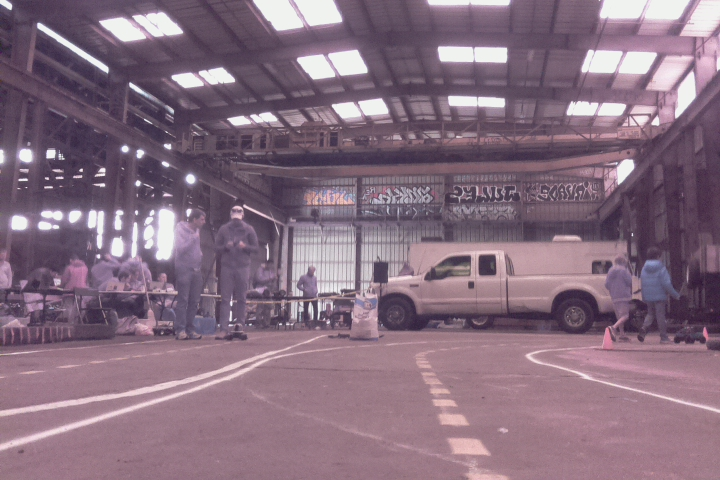
#> input picture bot_view.jpg, 720 x 480 px
$ python mapview.py
#> lines starting #> are read from the running program, lines starting #| are printed output that depends on the picture; after the words box and inside, x2 and y2 are one past the last pixel; in counts of white or black regions, pixels touching at a corner belong together
#    mapview.py
#
#    Copyright 2017 Albert Margolis
#
#    This program is free software: you can redistribute it and/or modify
#    it under the terms of the GNU General Public License as published by
#    the Free Software Foundation, either version 3 of the License, or
#    (at your option) any later version.
#
#    This program is distributed in the hope that it will be useful,
#    but WITHOUT ANY WARRANTY; without even the implied warranty of
#    MERCHANTABILITY or FITNESS FOR A PARTICULAR PURPOSE.  See the
#    GNU General Public License for more details.
#
#    You should have received a copy of the GNU General Public License
#    along with this program.  If not, see <http://www.gnu.org/licenses/>.

from __future__ import absolute_import, division, print_function
from builtins import (bytes, str, open, super, range,
                      zip, round, input, int, pow, object)

import numpy
import cv2
import ConfigParser

# from: http://stackoverflow.com/questions/19987039/inverse-mapped_imective-transformation

class MyImage(object):
    def __init__(self, im, UI=None, SourceImage=None, SourceOffsetY=None):
        self.im = im
        self.ui = UI
        self.height, self.width, self.channel_ct = im.shape
        self.transformationBox = None
        self.sourceImage = SourceImage
        self.sourceOffsetY = SourceOffsetY
        if (SourceImage is not None) and (UI is None):
            self.ui = SourceImage.ui

    def MakeLine(self, center_ratio, width_ratio, height_ratio):
        center = (self.width / 2) + (self.width * center_ratio)
        y = int(self.height - (self.height * height_ratio))
        line_width = self.width * width_ratio
        x1 = int(center - (line_width / 2))
        if x1 < 0:
            x1 = 0
        x2 = int(center + (line_width / 2))
        if x2 > self.width:
            x2 = self.width
        return [(x1, y), (x2, y)]

    def PlaceTransformationBox(self):
        # Save points in sequence in case we ever want to use a more complex polygon
        print("Box Top C/W/H =", (self.ui.top_center_ratio, self.ui.top_width_ratio, self.ui.top_height_ratio),
					"Box Bottom C/W/H =", (self.ui.bottom_center_ratio, self.ui.bottom_width_ratio, self.ui.bottom_height_ratio))
        box = self.MakeLine(self.ui.top_center_ratio, self.ui.top_width_ratio, self.ui.top_height_ratio)
        bottom_line = self.MakeLine(self.ui.bottom_center_ratio, self.ui.bottom_width_ratio, self.ui.bottom_height_ratio)
        box.append(bottom_line[1])
        box.append(bottom_line[0])
        self.transformationBox = box

    def MakeCroppedByBottomRatios(self):
        # Cut away sides
        print("Crop X =", self.ui.crop_x_ratio, "Shift X =", self.ui.shift_x_ratio, "Y =", self.ui.crop_y_ratio)
        x_center = (self.width / 2) + (self.width * self.ui.shift_x_ratio)
        x_keep = self.width * (1 - self.ui.crop_x_ratio)			# how much of image width to keep
        x_keep_side = int(x_keep / 2)			# how much to keep on each side of center
        x_start = int(x_center - x_keep_side)
        if x_start < 0:
          x_start = 0
        x_end = int(x_center + x_keep_side)
        if x_end > self.width:
          x_end = self.width

        # Cut away top
        y_cut = int(self.height * self.ui.crop_y_ratio)
        height_keep = self.height - y_cut
        y_start = int(self.height - height_keep)

        # Crop
        # The crop parameters are slices of height (y) and width (x) we keep.
        cropped_im = MyImage(self.im[y_start:self.height, x_start:x_end],
				SourceImage=self, SourceOffsetY=y_cut)
        print("Cropped: XxY =", (cropped_im.width, cropped_im.height), "Y-slice =", (y_start, self.height), "X-slice =", (x_start, x_end))
        return cropped_im

    def GetSourcesProjectedTransformationBox(self):
        # Called from a cropped image.
        # Get source's Transformation Box mapped to this cropped image.
        # Assume this is a bottom crop.
        # May need to shift X also.
        # This returns a list that is compatible with numby.array()
        box = []
        for this_point in self.sourceImage.transformationBox:
            box.append([float(this_point[0]), float(this_point[1] - self.sourceOffsetY)])
        return box

    def InversePerspective(self):
        # The size of the inverse perspective image will be bigger.
        # The expansion ratio is proportional to the ratio of the transformation box
        # top and bottom lines multiplied by the distance contained within the box height.
        # That distance is supplied by map_y_ratio.
        print("Map X x Y =", (self.ui.map_x_ratio, self.ui.map_y_ratio))
        box_src = self.GetSourcesProjectedTransformationBox()

        box_bottom_y = box_src[2][1]
        box_bottom_x2 = box_src[2][0]
        box_bottom_x1 = box_src[3][0]
        box_bottom_width = box_bottom_x2 - box_bottom_x1
        box_bottom_center = box_bottom_x1 + (box_bottom_width / 2)
        box_squeezed_width = int(box_bottom_width * self.ui.map_x_ratio)
        box_squeezed_x1 = box_bottom_center - (box_squeezed_width / 2)
        box_squeezed_x2 = box_bottom_center + (box_squeezed_width / 2)

        box_top_y = box_src[1][1]
        box_top_x1 = box_src[0][0]
        box_top_x2 = box_src[1][0]
        box_height = box_bottom_y - box_top_y

        box_stretched_height = int(box_height * (self.ui.map_y_ratio * 10.0))
        box_stretched_top_y = box_bottom_y - box_stretched_height
        if box_stretched_top_y < 0:
            box_stretched_top_y = 0
        box_stretched_top_x1 = box_squeezed_x1
        box_stretched_top_x2 = box_squeezed_x2
        # Fix box top line coordinates
        box_dst = []
        box_dst.append([box_stretched_top_x1, box_stretched_top_y])
        box_dst.append([box_stretched_top_x2, box_stretched_top_y])
        box_dst.append([box_squeezed_x2, box_bottom_y])
        box_dst.append([box_squeezed_x1, box_bottom_y])

        pts_src = numpy.array(box_src, dtype="float32")
        pts_dst = numpy.array(box_dst, dtype="float32")

        # Calculate Homography
        print("Points:", pts_src, pts_dst)
        #h, status = cv2.findHomography(pts_src, pts_dst)
        h = cv2.getPerspectiveTransform(pts_src, pts_dst)
        print("Transformation Matrix:", h)
        mapped_width = self.width * 3
        mapped_height = self.height * 3
        mapped_im = cv2.warpPerspective(self.im, h, (mapped_width, mapped_height))
        return MyImage(mapped_im)

    #mapped_im = cv2.remap(cropped_im, pts_src, pts_dst, cv2.INTER_LINEAR)

    def MakeLinedImage(self):
        image_lined = self.im.copy()
        prev_pt = self.transformationBox[0]
        for this_pt in self.transformationBox[1:]:
            cv2.line(image_lined, prev_pt, this_pt, (0, 0, 255), 1)
            prev_pt = this_pt
        cv2.line(image_lined, prev_pt, self.transformationBox[0], (0, 0, 255), 1)
        return MyImage(image_lined)

UI_TRACKBARS = [
    ('top_center_ratio',    50, 50, "Top Line Center"),
    ('top_height_ratio',    20,  0, "Top Line Height"),
    ('top_width_ratio',     20,  0, "Top Line Width"),
    ('bottom_center_ratio', 50, 50, "Bottom Line Center"),
    ('bottom_height_ratio', 10,  0, "Bottom Line Height"),
    ('bottom_width_ratio',  20,  0, "Bottom Line Width"),
    ('map_x_ratio',        100,  0, "Map X"),
    ('map_y_ratio',         10,  0, "Map Y"),
    ('crop_x_ratio',         0,  0, "Crop X"),
    ('shift_x_ratio',       50, 50, "Crop Shift X"),
    ('crop_y_ratio',         0,  0, "Crop Y")
    ]

UI_ATTRIBUTE_NAME_IX = 0
UI_DEFAULT_VALUE_IX = 1
UI_VALUE_OFFSET_IX = 2
UI_CAPTION_IX = 3

INI_TRACKBARS = "Trackbars"
INI_FILE_NAME = "makemap.ini"

class OpenCvUi(object):
    def __init__(self, fn):
        self.original_im = MyImage(cv2.imread(fn), UI=self)
        self.originalWindowName = "Original"
        self.outputWindowName = "Map"
        cv2.namedWindow(self.originalWindowName)
        cv2.namedWindow(self.outputWindowName)
        self.LoadIniFile()			# create trackbars
        self.OnTrackbarChange(0)		# load initail attribute values
        self.InversePerspective()

    def Run(self):
        cv2.waitKey(0) & 0xff
        self.SaveIniFile()
        cv2.destroyWindow(self.originalWindowName)
        cv2.destroyWindow(self.outputWindowName)

    def LoadIniFile(self):
        ini = ConfigParser.RawConfigParser()
        ini.read(INI_FILE_NAME)
        for this_trackbar in UI_TRACKBARS:
            trackbar_attribute_name = this_trackbar[UI_ATTRIBUTE_NAME_IX]
            trackbar_caption = this_trackbar[UI_CAPTION_IX]
            if ini.has_option(INI_TRACKBARS, trackbar_attribute_name):
                trackbar_initial_pct = int(ini.get(INI_TRACKBARS, trackbar_attribute_name))
            else:
                trackbar_initial_pct = this_trackbar[UI_DEFAULT_VALUE_IX]
            cv2.createTrackbar(trackbar_caption, self.originalWindowName,  trackbar_initial_pct, 100, self.OnTrackbarChange)

    def SaveIniFile(self):
        ini = ConfigParser.RawConfigParser()
        ini.add_section(INI_TRACKBARS)
        for this_trackbar in UI_TRACKBARS:
            trackbar_attribute_name = this_trackbar[UI_ATTRIBUTE_NAME_IX]
            trackbar_caption = this_trackbar[UI_CAPTION_IX]
            pos = cv2.getTrackbarPos(trackbar_caption, self.originalWindowName)
            ini.set(INI_TRACKBARS, trackbar_attribute_name, str(pos))
        with open(INI_FILE_NAME, 'wb') as configfile:
            ini.write(configfile)

    def InversePerspective(self):
        print("**********")
        print("**********")
        print("**********")
        self.original_im.PlaceTransformationBox()
        cropped_im = self.original_im.MakeCroppedByBottomRatios()
        mapped_im = cropped_im.InversePerspective()

        image_lined = self.original_im.MakeLinedImage()
        cv2.imshow(self.outputWindowName, mapped_im.im)
        cv2.imshow(self.originalWindowName, image_lined.im)

    def OnTrackbarChange(self, pos):
        for this_trackbar in UI_TRACKBARS:
            # All trackbars have an OpenCV UI range of 0 to 100.
            # They are converted to a ratio here.
            # The offset is used to convert to a range of -50% to 50%
            trackbar_attribute_name = this_trackbar[UI_ATTRIBUTE_NAME_IX]
            trackbar_caption = this_trackbar[UI_CAPTION_IX]
            pct_offset = this_trackbar[UI_VALUE_OFFSET_IX]
            new_pct = cv2.getTrackbarPos(trackbar_caption, self.originalWindowName)
            val_ratio = float(new_pct - pct_offset) / 100.0
            setattr(self, trackbar_attribute_name, val_ratio)
        self.InversePerspective()


fn = "bot_view.jpg"
app = OpenCvUi(fn)
#> in __init__, self.im is the input picture: shape (480, 720, 3); mean B, G, R 127.3, 110.7, 134.6
#| Cropped: XxY = (720, 480) Y-slice = (0, 480) X-slice = (0, 720)
#| Points: [[288. 384.]
#|  [432. 384.]
#|  [432. 432.]
#|  [288. 432.]] [[288. 384.]
#|  [432. 384.]
#|  [432. 432.]
#|  [288. 432.]]
#| Transformation Matrix: [[ 1.  0. -0.]
#|  [ 0.  1. -0.]
#|  [-0. -0.  1.]]
#> in InversePerspective, `mapped_im = cv2.warpPerspective(self.im, h, (mapped_width, mapped_heig..`:
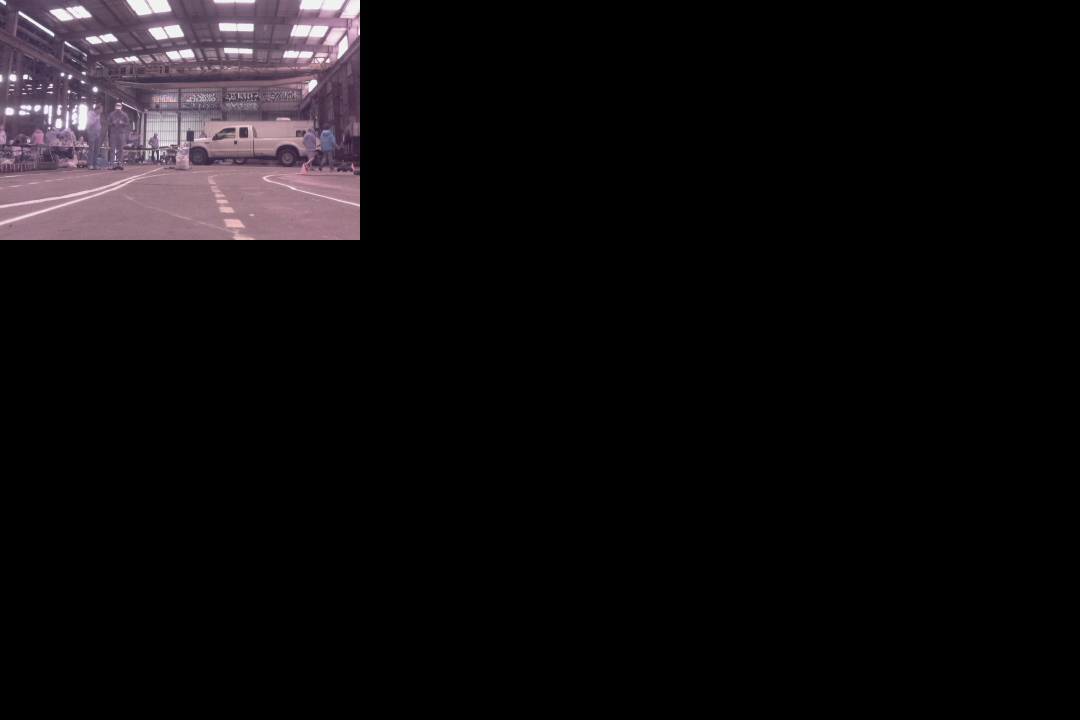
#> mapped_im: shape (1440, 2160, 3) (shown at 1/2 size); mean B, G, R 14.1, 12.3, 15
#> after the loop in MakeLinedImage, `for this_pt in self.transformationBox[1:]:`:
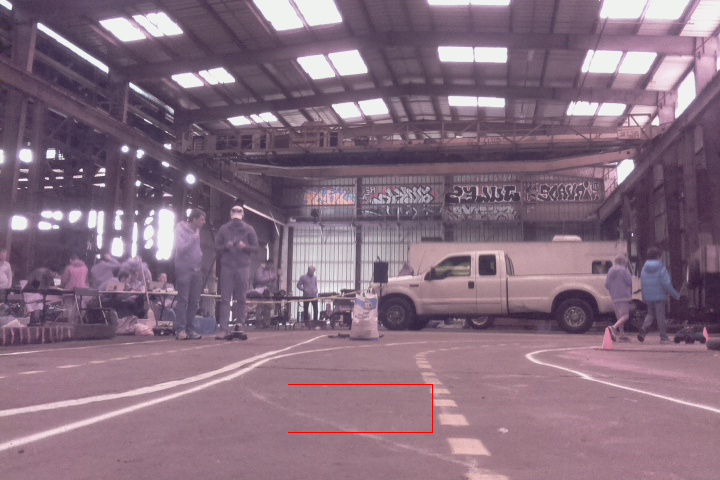
#> image_lined: shape (480, 720, 3); 0.1% of pixels changed, all inside (x1, y1, x2, y2) = (288, 384, 433, 433)
#> in MakeLinedImage, `cv2.line(image_lined, prev_pt, self.transformationBox[0], (0, 0, 255),..`: image_lined: shape (480, 720, 3); 0.01% of pixels changed, all inside (x1, y1, x2, y2) = (288, 385, 289, 432)
#| Cropped: XxY = (720, 480) Y-slice = (0, 480) X-slice = (0, 720)
#| Points: [[288. 384.]
#|  [432. 384.]
#|  [432. 432.]
#|  [288. 432.]] [[288. 384.]
#|  [432. 384.]
#|  [432. 432.]
#|  [288. 432.]]
#| Transformation Matrix: [[ 1.  0. -0.]
#|  [ 0.  1. -0.]
#|  [-0. -0.  1.]]
app.Run()
#> in SaveIniFile, `pos = cv2.getTrackbarPos(trackbar_caption, self.originalWindowName)`: pos = 50
#> (the run stopped early here; a loop or call above may not have finished)
